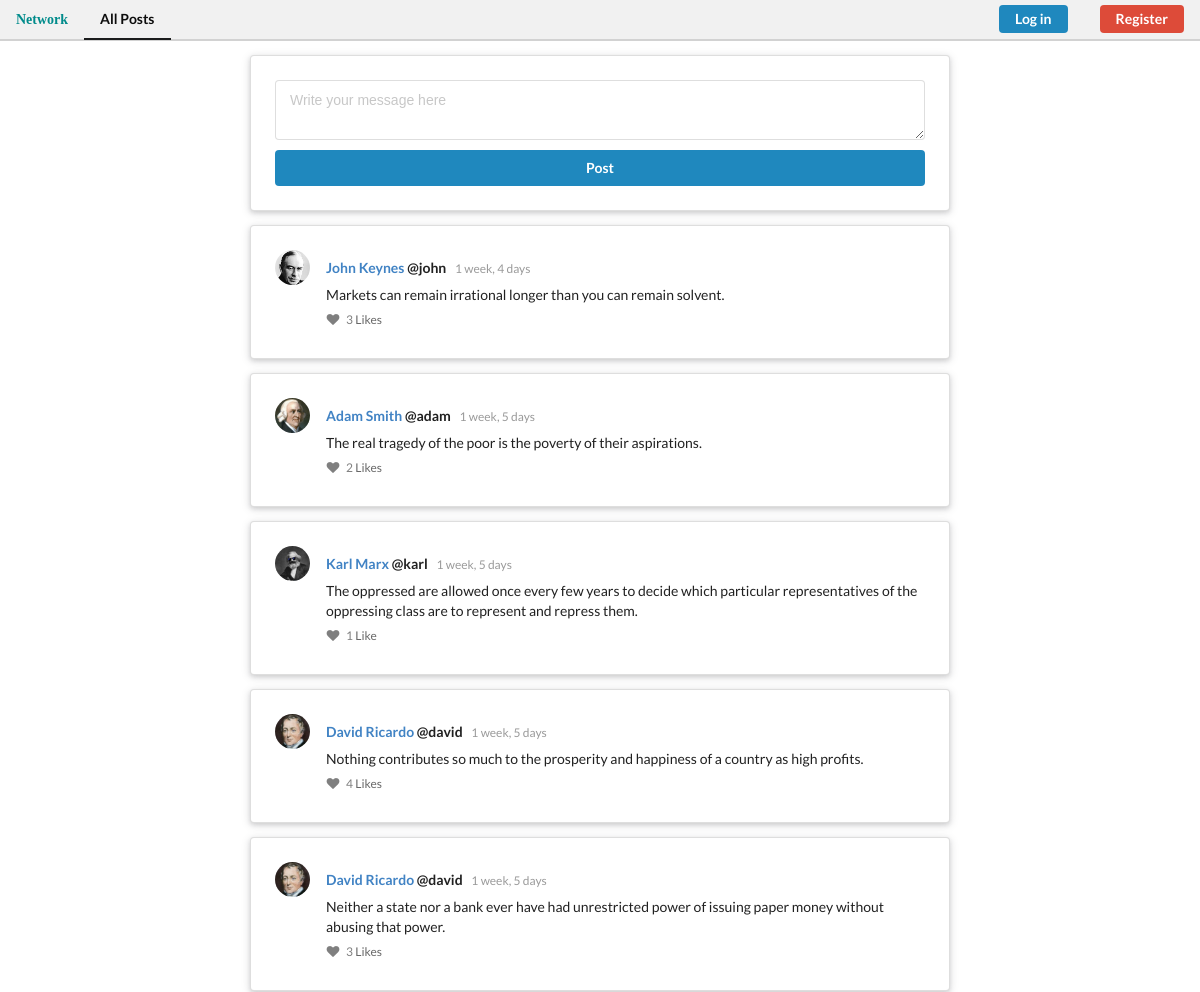
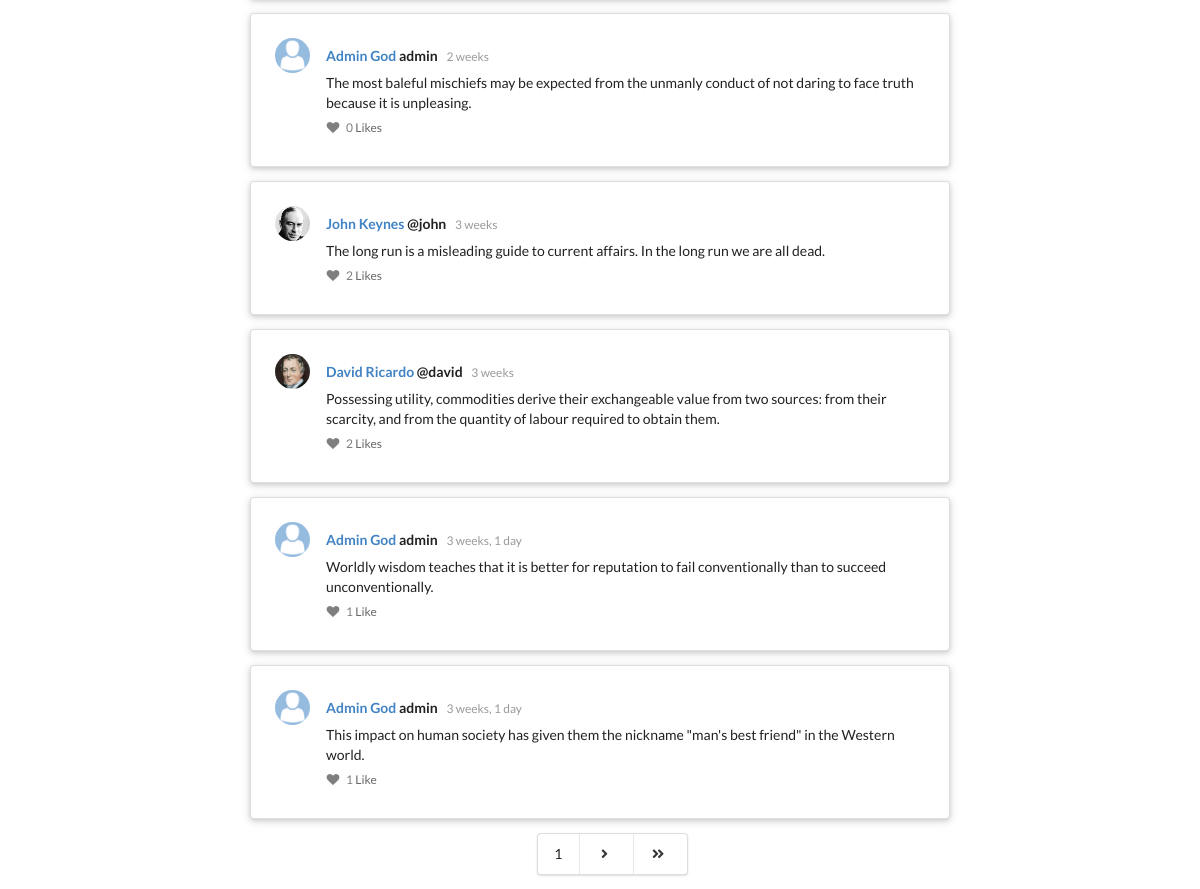
The page / on the database its author committed (2 pictures, top to bottom).
### network/models.py (models this page shows, shortened)
class Post(models.Model):
    author = models.ForeignKey(Profile, related_name='posts' ,on_delete=models.CASCADE)
    message = models.TextField(max_length=350)
    created = models.DateTimeField(auto_now_add=True)
    updated = models.DateTimeField(auto_now=True)
    likes = models.ManyToManyField(Profile, related_name="likes", blank=True)
    class Meta:
        ordering = ('-created', )

class Profile(models.Model):
    user = models.OneToOneField(settings.AUTH_USER_MODEL, on_delete=models.CASCADE)
    following = models.ManyToManyField(settings.AUTH_USER_MODEL, blank=True, related_name='following')
    avatar = models.ImageField(default='users/default_avatar.png', upload_to='users', blank=True)
    location = models.CharField(default="No location provided", max_length=100, blank=True)
    bio = models.TextField(default="Nothing to say...", max_length=140, blank=True)
    def get_absolute_url(self):
        return reverse("profile_detail", args=[self.pk])
    def __str__(self):
        return f'{self.user.username}'

class User(AbstractUser):
    pass

### network/views.py (the view)
# urls.py: path("", views.index, name="index"),
def index(request):
    posts = Post.objects.all()
    paginator = Paginator(posts, 10)
    page_number = request.GET.get('page')
    page_obj = paginator.get_page(page_number)
    active = 'index'
    if request.method == 'POST':
        if request.user.is_authenticated:
            post_form = PostForm(data=request.POST)
            if post_form.is_valid():
                post_form = post_form.save(commit=False)
                post_form.author = request.user.profile
                post_form.save()
                return redirect('index')
        else:
            return redirect('login')
    else:
        post_form = PostForm()
    return render(request, "network/index.html", {'posts': posts, 'post_form': post_form, 'active': active, 'page_obj': page_obj})

### network/forms.py
class PostForm(forms.ModelForm):
    def __init__(self, *args, **kwargs):
        super().__init__(*args, **kwargs)
        self.fields['message'].widget.attrs.update({'rows': 2})
    class Meta:
        model = Post
        fields = ('message',)
        widgets = {
            'message': forms.Textarea(attrs={'placeholder': 'Write your message here'}),
            'author' : forms.HiddenInput(),
        }

### network/templates/network/index.html (shortened to what this page needs)
{% extends "network/layout.html" %}
{% load widget_tweaks %}
{% load static %}
{% block body %}
<div class="ui raised very padded text container segment" id="main">
    <div class="column">
        <div class="ui feed">
            <div class="content">
                <form class="ui form" id="comment" action="{% url 'index' %}" method="post" novalidate>
                    {% for field in post_form.visible_fields %}
                        <div class="field {% if field.errors %} error {% endif %}">
                            <div class="ui left icon input">
                                {% render_field field %}
                            </div>
                        </div>
                    {% endfor %}
                    <button class="ui fluid linkedin button" id="submit" type="submit">Post</button>
                </form>
            </div>
        </div>
    </div>
</div>
<div class="ui contanier">
    {% for post in page_obj %}
    <div class="ui raised very padded text container segment">
        <div class="ui feed">
            <div class="event">
                <div class="label"><img src={{post.author.avatar.url}}/></div>
                <div class="content">
                    <div class="summary">
                        {% if post.author.user == request.user %}
                        <a href={% url 'profile' %}>{{post.author.user.first_name}} </a>
                        {% else %}
                        <a href={{post.author.get_absolute_url}}>{{post.author.user.first_name}} </a>
                        {% endif %}
                        {{post.author}}
                        <div class="date">
                        {{post.created|timesince}}
                        </div>
                    </div>
                    <div class="extra text" id="msg_{{post.pk}}" data-msg="{{post.pk}}">
                        {{post.message}}
                    </div>
                    <div class="meta">
                        <form>
                            <a class="like" id="{{post.pk}}" data-post={{post.pk}}">
                            <i class="like icon {% if request.user.profile in post.likes.all %}liked{% endif %}"></i>
                                {{post.likes.count}}
                            </a>
                            <span>Like{{post.likes.count|pluralize}}</span>
                        </form>
                    </div>
                </div>
            </div>
        </div>
    </div>
    {% endfor %}
    <div class="ui eight column centered grid">
    <div class="column">
        <div class="ui pagination menu">
                <a class="item">{{ page_obj.number }}</a>
            {% if page_obj.has_next %}
                <a href="?page={{ page_obj.next_page_number }}" class="item"><i class="icon angle right"></i></a>
                <a href="?page={{ page_obj.paginator.num_pages }}" class="item"><i class="icon double angle right"></i></a>
            {% endif %}
        </div>
    </div>
    </div>
</div>
{% endblock %}

### network/static/network/styles.css (style rules this page uses)
.ui.form .field { margin: 0 0 0.7em !important; }
.ui[class*="very padded"].segment { padding: 1.5em; }
.ui.feed > .event > .content .extra.text { max-width: none; }
.ui.feed:last-child { margin-top: 0; }

### rows shown on the page
Post: author.avatar (picture), author.user.first_name "John Keynes", author "@john", created "1 week, 4 days", message "Markets can remain irrational longer than you can remain solvent.", likes.count "3"
Post: author.avatar (picture), author.user.first_name "Adam Smith", author "@adam", created "1 week, 5 days", message "The real tragedy of the poor is the poverty of their aspirations.", likes.count "2"
Post: author.avatar (picture), author.user.first_name "Karl Marx", author "@karl", created "1 week, 5 days", message "The oppressed are allowed once every few years to decide which particular representatives of the oppressing class are to represent and repress them.", likes.count "1"
Post: author.avatar (picture), author.user.first_name "David Ricardo", author "@david", created "1 week, 5 days", message "Nothing contributes so much to the prosperity and happiness of a country as high profits.", likes.count "4"
Post: author.avatar (picture), author.user.first_name "David Ricardo", author "@david", created "1 week, 5 days", message "Neither a state nor a bank ever have had unrestricted power of issuing paper money without abusing that power.", likes.count "3"
Post: author.avatar (picture), author.user.first_name "Admin God", author "admin", created "2 weeks", message "The most baleful mischiefs may be expected from the unmanly conduct of not daring to face truth because it is unpleasing.", likes.count "0"
Post: author.avatar (picture), author.user.first_name "John Keynes", author "@john", created "3 weeks", message "The long run is a misleading guide to current affairs. In the long run we are all dead.", likes.count "2"
Post: author.avatar (picture), author.user.first_name "David Ricardo", author "@david", created "3 weeks", message "Possessing utility, commodities derive their exchangeable value from two sources: from their scarcity, and from the quantity of labour required to obtain them.", likes.count "2"
Post: author.avatar (picture), author.user.first_name "Admin God", author "admin", created "3 weeks, 1 day", message "Worldly wisdom teaches that it is better for reputation to fail conventionally than to succeed unconventionally.", likes.count "1"
Post: author.avatar (picture), author.user.first_name "Admin God", author "admin", created "3 weeks, 1 day", message "This impact on human society has given them the nickname \"man's best friend\" in the Western world.", likes.count "1"

### other values the page prints
{{ page_obj.number }} "1"
